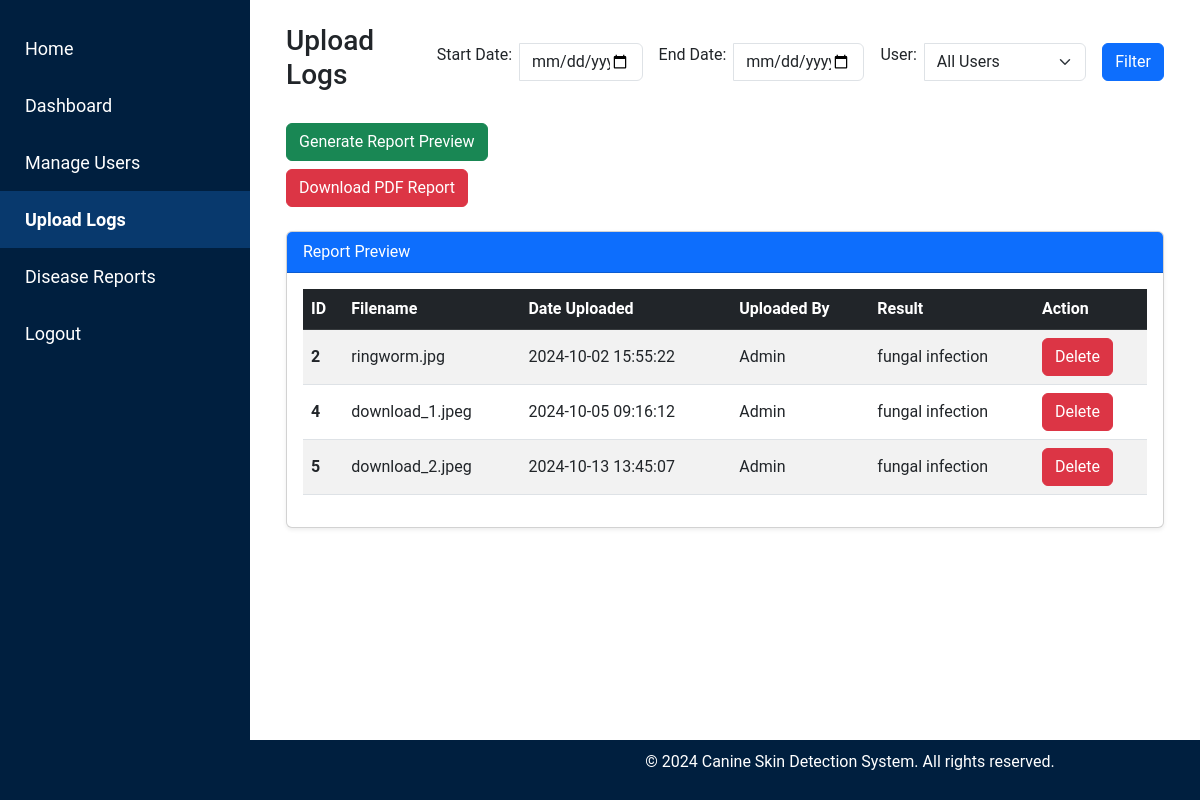
The app's page /admin/upload_logs, older data.
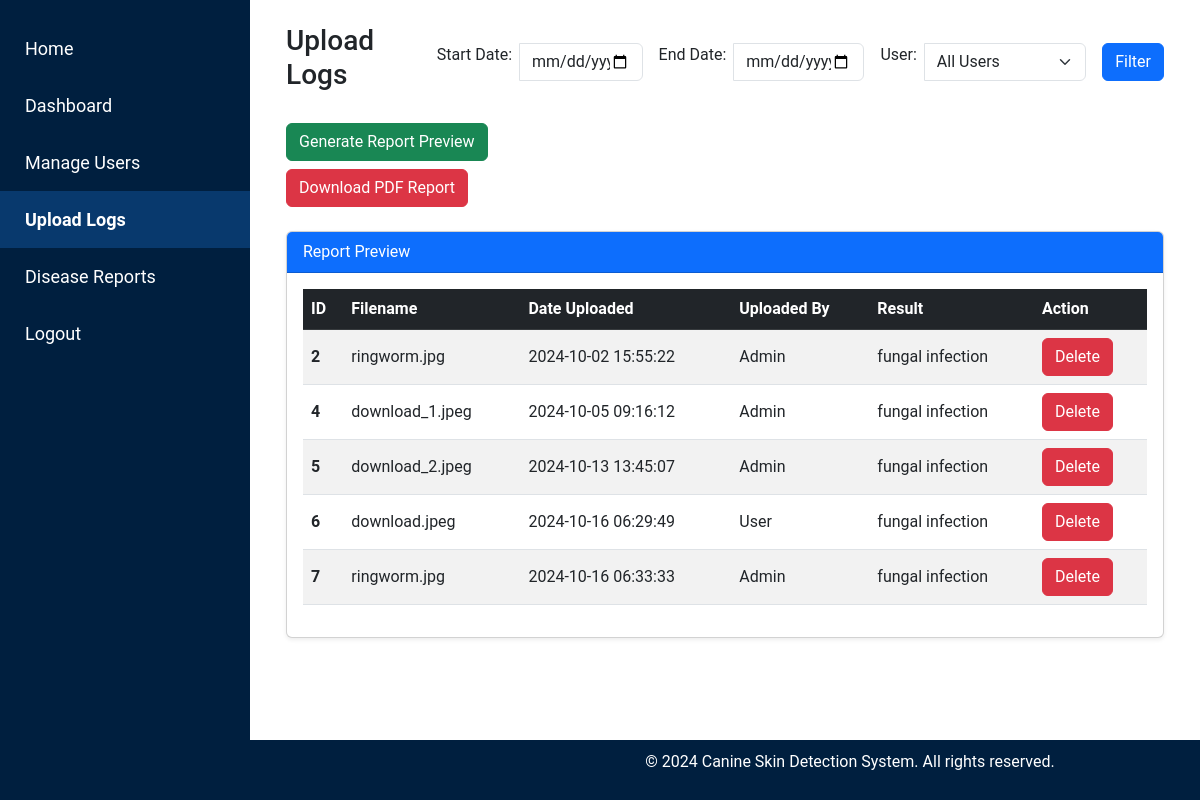
The same page, newer data.
### tables this page shows
CREATE TABLE uploads (
    id INTEGER PRIMARY KEY AUTOINCREMENT,
    filename TEXT NOT NULL,
    upload_date TIMESTAMP DEFAULT CURRENT_TIMESTAMP,
    file_type TEXT NOT NULL,
    result TEXT NOT NULL,  -- Add a column for storing the result (disease name)
    username TEXT NOT NULL  -- Store the username instead of user_id
);

### admin.py (the view)
@admin.route('/upload_logs')
def upload_logs():
    conn = get_db_connection()
    uploads = conn.execute('SELECT * FROM uploads').fetchall()
    conn.close()
    return render_template('admin/upload_logs.html', uploads=uploads)

### db.py (called while the page is built)
def get_db_connection():
    conn = sqlite3.connect('site.db')
    conn.row_factory = sqlite3.Row  # Allows accessing rows as dictionaries
    return conn

### templates/admin/upload_logs.html (shortened to what this page needs)
<!DOCTYPE html>
<html lang="en">
<head>
    <link href="https://cdn.jsdelivr.net/npm/bootstrap@5.3.0-alpha1/dist/css/bootstrap.min.css" rel="stylesheet">
    <link rel="stylesheet" href="{{ url_for('static', filename='css/admin_styles.css') }}">
    <link href="https://cdnjs.cloudflare.com/ajax/libs/bootstrap-icons/1.8.1/font/bootstrap-icons.min.css" rel="stylesheet">
</head>
<body>
    {% include 'partials/admin_sidebar.html' %}
    <div class="content p-4">
        <div class="container-fluid">
            <div class="d-flex justify-content-between align-items-center mb-4">
                <h1 class="h3">Upload Logs</h1>
                <form action="{{ url_for('admin.filter_logs') }}" method="GET" class="d-flex align-items-center">
                    <div class="input-group">
                        <label for="startDate" class="form-label me-2">Start Date:</label>
                        <input type="date" id="startDate" name="start_date" class="form-control">
                    </div>
                    <div class="input-group ms-3">
                        <label for="endDate" class="form-label me-2">End Date:</label>
                        <input type="date" id="endDate" name="end_date" class="form-control">
                    </div>
                    <div class="input-group ms-3">
                        <label for="username" class="form-label me-2">User:</label>
                        <select id="username" name="username" class="form-select">
                            <option value="">All Users</option>
                        </select>
                    </div>
                    <button type="submit" class="btn btn-primary ms-3">Filter</button>
                </form>
            </div>
            <div class="mb-4">
                <form action="{{ url_for('admin.preview_report') }}" method="POST">
                    <button type="submit" class="btn btn-success">Generate Report Preview</button>
                </form>
                <form action="{{ url_for('admin.generate_pdf_report') }}" method="GET" class="mt-2">
                    <button type="submit" class="btn btn-danger">Download PDF Report</button>
                </form>
            </div>
            {% if uploads %}
            <div class="card shadow-sm mt-4">
                <div class="card-header bg-primary text-white">
                    Report Preview
                </div>
                <div class="card-body">
                    <table class="table table-hover table-striped align-middle">
                        <thead class="table-dark">
                            <tr>
                                <th scope="col">ID</th>
                                <th scope="col">Filename</th>
                                <th scope="col">Date Uploaded</th>
                                <th scope="col">Uploaded By</th>
                                <th scope="col">Result</th>
                                <th scope="col">Action</th>
                            </tr>
                        </thead>
                        <tbody>
                            {% for upload in uploads %}
                            <tr>
                                <th scope="row">{{ upload.id }}</th>
                                <td>{{ upload.filename }}</td>
                                <td>{{ upload.upload_date }}</td>
                                <td>{{ upload.username }}</td>
                                <td>{{ upload.result }}</td>
                                <td>
                                    <form action="{{ url_for('admin.delete_log', upload_id=upload.id) }}" method="POST" onsubmit="return confirm('Are you sure you want to delete this upload?');">
                                        <button type="submit" class="btn btn-danger">Delete</button>
                                    </form>
                                </td>
                            </tr>
                            {% endfor %}
                        </tbody>
                    </table>
                </div>
            </div>
            {% endif %}
        </div>
    </div>
    {% include 'partials/footer_admin.html' %}
</body>
</html>

### templates/partials/admin_sidebar.html (shortened to what this page needs)
<div class="sidebar">
    <a href="{{ url_for('index') }}" class="{% if request.path == url_for('index') %}active{% endif %}">
         Home
    </a>
    <a href="{{ url_for('admin.admin_dashboard') }}" class="{% if request.path == url_for('admin.admin_dashboard') %}active{% endif %}">
         Dashboard
    </a>
    <a href="{{ url_for('admin.manage_users') }}" class="{% if request.path == url_for('admin.manage_users') %}active{% endif %}">
         Manage Users
    </a>
    <a href="{{ url_for('admin.upload_logs') }}" class="{% if request.path == url_for('admin.upload_logs') %}active{% endif %}">
         Upload Logs
    </a>
    <a href="{{ url_for('admin.disease_reports') }}" class="{% if request.path == url_for('admin.disease_reports') %}active{% endif %}">
         Disease Reports
    </a>
    <a href="{{ url_for('auth.logout') }}" class="{% if request.path == url_for('auth.logout') %}active{% endif %}">
         Logout
    </a>
</div>

### templates/partials/footer_admin.html
    <footer>
        <p>&copy; 2024 Canine Skin Detection System. All rights reserved.</p>
    </footer>

### static/css/admin_styles.css (style rules this page uses)
body { font-family: 'Roboto', sans-serif; }
.card { margin-bottom: 20px; }
.sidebar { height: 100vh; width: 250px; position: fixed; top: 0; left: 0; background-color: #001f3f; padding-top: 20px; }
.sidebar a { padding: 15px; text-decoration: none; font-size: 18px; color: white; display: block; }
.sidebar a.active { background-color: #08396d; color: white; font-weight: bold; }
.content { margin-left: 250px; padding: 20px; }
footer { background-color: #001f3f; color: white; padding: 10px 0; text-align: center; position: fixed; bottom: 0; width: 100%; left: 250px; }

Row changes from the older to the newer data that the page shows:
added uploads: id "6", filename "download.jpeg", upload_date "2024-10-16 06:29:49", username "User", result "fungal infection"
added uploads: id "7", filename "ringworm.jpg", upload_date "2024-10-16 06:33:33", username "Admin", result "fungal infection"
